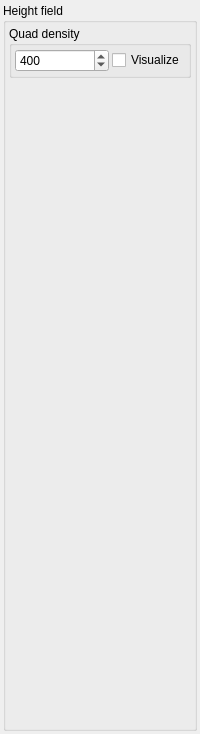
         <widget class="QWidget" name="TerrainPhsyx">
          <property name="autoFillBackground">
           <bool>true</bool>
          </property>
          <attribute name="icon">
           <iconset resource="geditor.qrc">
            <normaloff>:/Resources/MetroStyle/physics.png</normaloff>:/Resources/MetroStyle/physics.png</iconset>
          </attribute>
          <attribute name="title">
           <string/>
          </attribute>
          <attribute name="toolTip">
           <string>Physx</string>
          </attribute>
          <layout class="QGridLayout" name="gridLayout_51">
           <property name="leftMargin">
            <number>3</number>
           </property>
           <property name="topMargin">
            <number>3</number>
           </property>
           <property name="rightMargin">
            <number>3</number>
           </property>
           <property name="bottomMargin">
            <number>3</number>
           </property>
           <property name="spacing">
            <number>3</number>
           </property>
           <item row="0" column="0">
            <widget class="GroupBox" name="groupBox_38">
             <property name="title">
              <string>Height field</string>
             </property>
             <layout class="QGridLayout" name="gridLayout_56">
              <property name="leftMargin">
               <number>3</number>
              </property>
              <property name="topMargin">
               <number>3</number>
              </property>
              <property name="rightMargin">
               <number>3</number>
              </property>
              <property name="bottomMargin">
               <number>3</number>
              </property>
              <property name="spacing">
               <number>3</number>
              </property>
              <item row="0" column="0">
               <widget class="GroupBox" name="groupBox_41">
                <property name="title">
                 <string>Quad density</string>
                </property>
                <layout class="QGridLayout" name="gridLayout_53">
                 <property name="leftMargin">
                  <number>3</number>
                 </property>
                 <property name="topMargin">
                  <number>3</number>
                 </property>
                 <property name="rightMargin">
                  <number>3</number>
                 </property>
                 <property name="bottomMargin">
                  <number>3</number>
                 </property>
                 <property name="spacing">
                  <number>3</number>
                 </property>
                 <item row="0" column="0">
                  <widget class="SpinBox" name="PhysxQuadDensity">
                   <property name="minimum">
                    <number>1</number>
                   </property>
                   <property name="maximum">
                    <number>1000</number>
                   </property>
                   <property name="value">
                    <number>400</number>
                   </property>
                  </widget>
                 </item>
                 <item row="0" column="1">
                  <widget class="QCheckBox" name="PhysxQuadDensityVisualize">
                   <property name="sizePolicy">
                    <sizepolicy hsizetype="Fixed" vsizetype="Fixed">
                     <horstretch>0</horstretch>
                     <verstretch>0</verstretch>
                    </sizepolicy>
                   </property>
                   <property name="text">
                    <string>Visualize</string>
                   </property>
                  </widget>
                 </item>
                </layout>
               </widget>
              </item>
              <item row="1" column="0">
               <spacer name="verticalSpacer_5">
                <property name="orientation">
                 <enum>Qt::Vertical</enum>
                </property>
                <property name="sizeHint" stdset="0">
                 <size>
                  <width>20</width>
                  <height>647</height>
                 </size>
                </property>
               </spacer>
              </item>
             </layout>
            </widget>
           </item>
          </layout>
         </widget>
